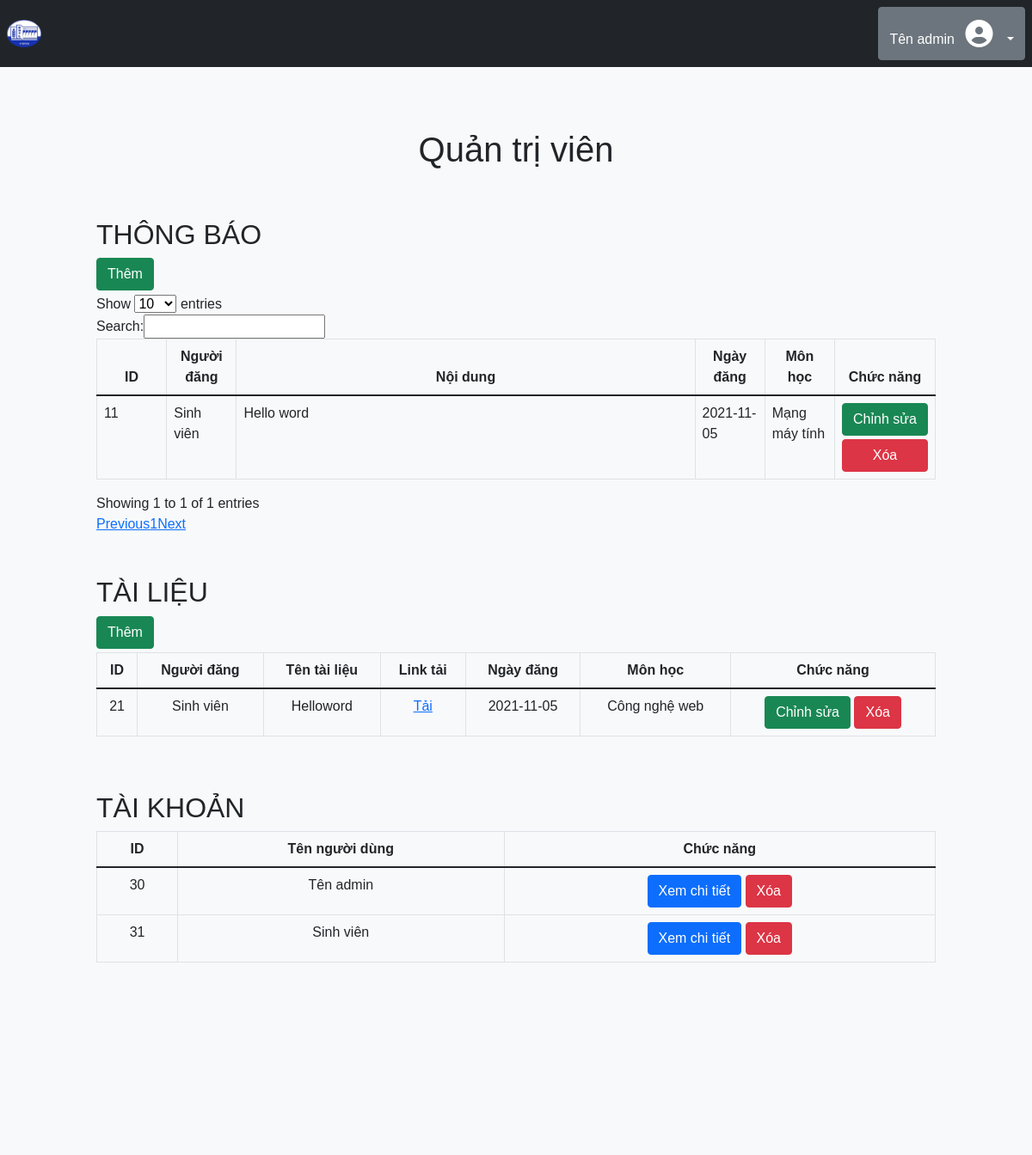
/ (signed in, upper part), run on an earlier commit of the app's database.
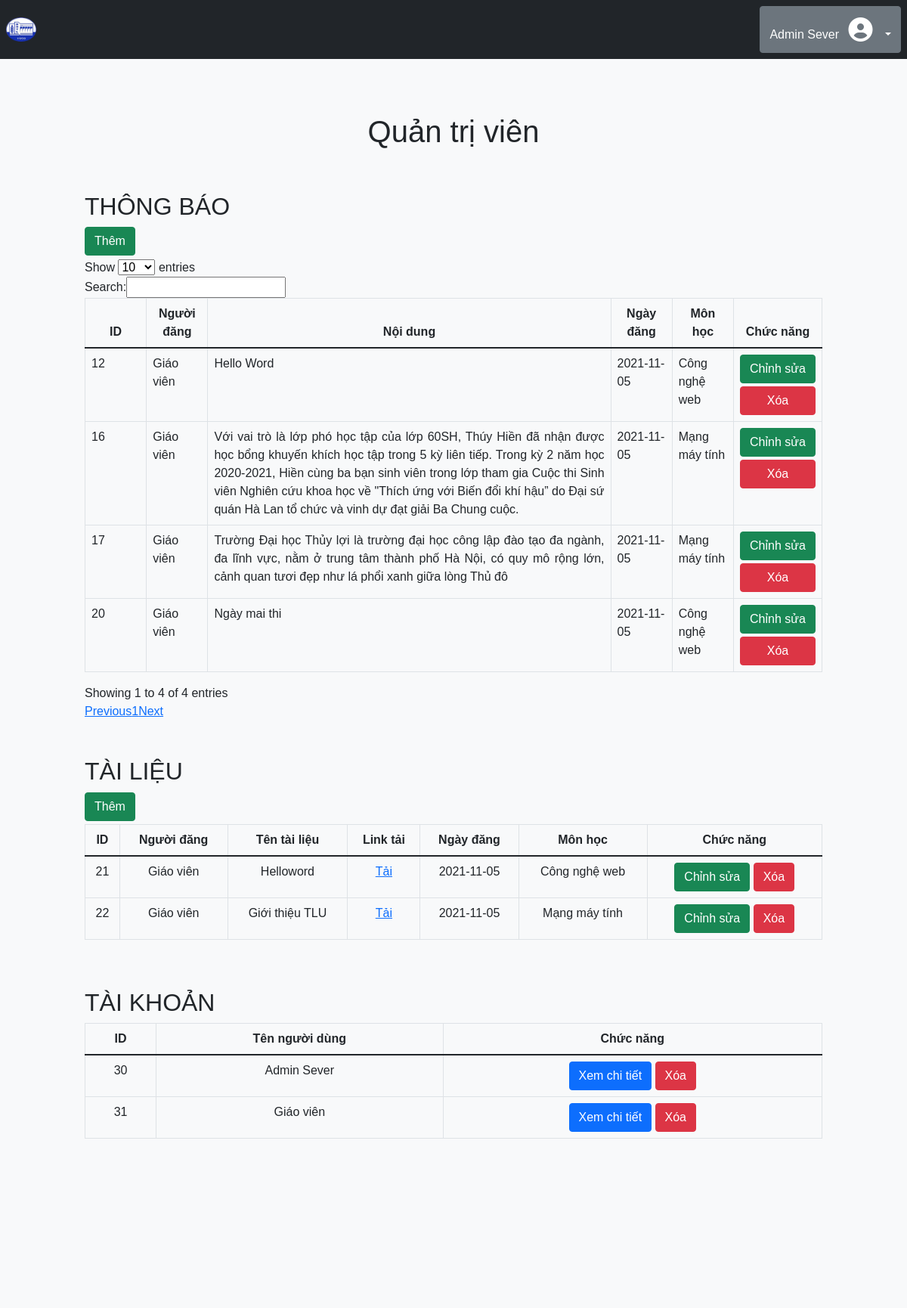
And on a later commit of the database.
### tables this page shows
CREATE TABLE `db_note` (
  `note_id` int(10) UNSIGNED NOT NULL,
  `note_mes` text DEFAULT NULL,
  `teach_learn_id` int(10) UNSIGNED NOT NULL,
  `node_date` date NOT NULL DEFAULT current_timestamp()
);

CREATE TABLE `db_doc` (
  `doc_ID` int(10) UNSIGNED NOT NULL,
  `doc_name` varchar(100) NOT NULL,
  `doc_link` varchar(1000) NOT NULL,
  `date_sub` date NOT NULL DEFAULT current_timestamp(),
  `teach_learn_id` int(10) UNSIGNED NOT NULL
);

CREATE TABLE `db_user_inf` (
  `ID` int(10) UNSIGNED NOT NULL,
  `User_FullName` varchar(200) NOT NULL,
  `User_Position` varchar(100) NOT NULL,
  `User_Phone` varchar(100) NOT NULL,
  `office_id` int(10) UNSIGNED DEFAULT NULL
);

CREATE TABLE `db_users` (
  `user_id` int(10) UNSIGNED NOT NULL,
  `user_name` varchar(50) NOT NULL,
  `user_email` varchar(100) NOT NULL,
  `user_pass` varchar(100) NOT NULL,
  `user_regis_date` datetime DEFAULT current_timestamp(),
  `user_status` tinyint(1) DEFAULT 0,
  `user_level` int(1) DEFAULT 0,
  `user_code` varchar(1000) NOT NULL
);

### admin/index.php (the view, shortened to what this page needs)
<?php include './reuse/config.php' ?>
<div class="row d-flex justify-content-center mt-sm-5 p-0 m-0">
    <h1 class="text-center">Quản trị viên</h1>
</div>
<div class="row d-flex justify-content-center mt-sm-5 p-0 m-0">
    <div class="col-10">
        <div class="row">
            <div class="col-md-12">
                <h2>THÔNG BÁO</h2>
                <button type="button" class="btn btn-success mb-1" data-bs-toggle="modal" data-bs-target="#addNote">
                    Thêm
                </button>
                <table class="table table-bordered text-center" id="tb_note">
                    <thead>
                        <tr>
                            <th>
                                ID
                            </th>
                            <th>
                                Người đăng
                            </th>
                            <th>
                                Nội dung
                            </th>
                            <th>
                                Ngày đăng
                            </th>
                            <th>
                                Môn học
                            </th>
                            <th>
                                Chức năng
                            </th>
                        </tr>
                    </thead>
                    <tbody style="text-align: justify;">
                        <?php
                        $sql = "SELECT note_id, note_mes, User_FullName, sub_name, node_date FROM db_note, db_user_inf, db_teach_learn, db_subjects WHERE db_note.teach_learn_id = db_teach_learn.teach_learn_id AND db_user_inf.ID = db_teach_learn.user_id_inf AND db_subjects.sub_id = db_teach_learn.sub_id GROUP BY db_note.note_id;";
                        $result = mysqli_query($conn, $sql);
                        if (mysqli_num_rows($result) > 0) {
                            while ($row = mysqli_fetch_assoc($result)) { ?>
                        <tr>
                            <td class="col-1"><?php echo $row['note_id'] ?></td>
                            <td class="col-1"><?php echo $row['User_FullName'] ?></td>
                            <td class="col"><?php echo $row['note_mes'] ?></td>
                            <td class="col-1"><?php echo $row['node_date'] ?></td>
                            <td class="col-1"><?php echo $row['sub_name'] ?></td>
                            <td class="col-1">
                                <form>
                                    <button type="button" class="btn btn-success mb-1 passingID-edit-note"
                                        style="width: 100px;" data-bs-toggle="modal" data-bs-target="#editNote"
                                        data-value1='<?php echo $row['note_id'] ?>'
                                        data-value2='<?php echo $row['note_mes'] ?>'>
                                        Chỉnh sửa
                                    </button>
                                    <button type="button" class="btn btn-danger passingID-delete-note"
                                        style="width: 100px;" data-bs-toggle="modal" data-bs-target="#delNote"
                                        data-value1='<?php echo $row['note_id'] ?>'>
                                        Xóa
                                    </button>
                                </form>
                            </td>
                        </tr>
                        <?php
                            }
                        }
                        ?>
                    </tbody>
                </table>
            </div>
        </div>
    </div>
</div>
<div class="row d-flex justify-content-center mt-sm-5 p-0 m-0">
    <div class="col-10">
        <div class="row">
            <div class="col-md-12">
                <h2>TÀI LIỆU</h2>
                <button type="button" class="btn btn-success mb-1" data-bs-toggle="modal" data-bs-target="#addDoc">
                    Thêm
                </button>
                <table class="table table-bordered text-center">
                    <thead>
                        <tr>
                            <th>
                                ID
                            </th>
                            <th>
                                Người đăng
                            </th>
                            <th>
                                Tên tài liệu
                            </th>
                            <th>
                                Link tải
                            </th>
                            <th>
                                Ngày đăng
                            </th>
                            <th>
                                Môn học
                            </th>
                            <th>
                                Chức năng
                            </th>
                        </tr>
                    </thead>
                    <tbody>
                        <?php
                        $sql = "SELECT doc_ID, doc_name, doc_link, date_sub, User_FullName, sub_name FROM db_doc, db_user_inf, db_teach_learn, db_subjects WHERE db_doc.teach_learn_id = db_teach_learn.teach_learn_id AND db_user_inf.ID = db_teach_learn.user_id_inf AND db_subjects.sub_id = db_teach_learn.sub_id GROUP BY db_doc.doc_ID";
                        $result = mysqli_query($conn, $sql);
                        if (mysqli_num_rows($result) > 0) {
                            while ($row = mysqli_fetch_assoc($result)) {
                        ?>
                        <tr>
                            <td><?php echo $row['doc_ID'] ?></td>
                            <td><?php echo $row['User_FullName'] ?></td>
                            <td><?php echo $row['doc_name'] ?></td>
                            <td><?php echo '<a href=' . $row['doc_link'] . '>Tải</a>' ?></td>
                            <td><?php echo $row['date_sub'] ?></td>
                            <td><?php echo $row['sub_name'] ?></td>
                            <td>
                                <button type="button" class="btn btn-success passingID-edit-doc" data-bs-toggle="modal"
                                    data-bs-target="#editDoc" data-value1='<?php echo $row['doc_ID'] ?>'
                                    data-value2='<?php echo $row['doc_name'] ?>'
                                    data-value3='<?php echo $row['doc_link'] ?>'>
                                    Chỉnh sửa
                                </button>
                                <button type="button" class="btn btn-danger passingID-delete-doc" data-bs-toggle="modal"
                                    data-bs-target="#delDoc" data-value1="<?php echo $row['doc_ID'] ?>">
                                    Xóa
                                </button>
                            </td>
                        </tr>
                        <?php
                            }
                        }
                        ?>
                    </tbody>
                </table>
            </div>
        </div>
    </div>
</div>
<div class="row d-flex justify-content-center mt-sm-5 p-0 m-0 vh-100">
    <div class="col-10">
        <div class="row">
            <div class="col-md-12">
                <h2>TÀI KHOẢN</h2>
                <table class="table table-bordered text-center">
                    <thead>
                        <tr>
                            <th>
                                ID
                            </th>
                            <th>
                                Tên người dùng
                            </th>
                            <th>
                                Chức năng
                            </th>
                        </tr>
                    </thead>
                    <tbody>
                        <?php
                        $sql = "SELECT user_id, user_name, User_FullName, User_Position, user_email, User_Phone, office_name, sub_id FROM db_user_inf, db_users, db_offices, db_subjects WHERE db_users.user_id = db_user_inf.ID AND db_user_inf.office_id = db_offices.office_id GROUP BY db_users.user_id;";
                        $result = mysqli_query($conn, $sql);
                        if (mysqli_num_rows($result) > 0) {
                            while ($row = mysqli_fetch_assoc($result)) {
                        ?>
                        <tr>
                            <td><?php echo $row['user_id'] ?></td>
                            <td><?php echo $row['User_FullName'] ?></td>
                            <td>
                                <form>
                                    <button type="button" class="btn btn-primary passingDataInfo" data-bs-toggle="modal"
                                        data-bs-target="#UserInfoModal" data-value1="<?php echo $row['user_name'] ?>"
                                        data-value2="<?php echo $row['user_email'] ?>"
                                        data-value3="<?php echo $row['User_Phone'] ?>"
                                        data-value4="<?php echo $row['User_Position'] ?>"
                                        data-value5="<?php echo $row['office_name'] ?>">
                                        Xem chi tiết
                                    </button>
                                    <button type="button" class="btn btn-danger passingID-deleteAcc"
                                        data-bs-toggle="modal" data-bs-target="#delAcc"
                                        data-value1="<?php echo $row['user_id'] ?>">
                                        Xóa
                                    </button>
                                </form>
                            </td>
                        </tr>
                        <?php
                            }
                        }
                        ?>
                    </tbody>
                </table>
            </div>
        </div>
    </div>
</div>

### reuse/header.php (shortened to what this page needs)
<!DOCTYPE html>
<html lang="en">
<head>
    <link href="https://cdn.jsdelivr.net/npm/bootstrap@5.1.3/dist/css/bootstrap.min.css" rel="stylesheet"
>
    <link rel="stylesheet" href="http://localhost/BTL_CNW/assets/css/bootstrap.min.css">
    <link rel="stylesheet" href="http://localhost/BTL_CNW/assets/style.css">
</head>
<body class="position-relative min-vh-100 bg-light">

### index.php (shortened to what this page needs)
<?php include 'reuse/header.php' ?>
<div class="container-fluid px-0">
    <?php
    include './reuse/header_body.php';
    ?>
    <?php
    if (empty($_SESSION['current_user'])) {
    ?>
    <img src="./assets/img/img_index.jfif" alt="" class="w-100 vh-100">
    <?php
    } else {
    ?>
    <Section>
        <div class="row p-0 m-0 mt-4">
            <?php
                if ($currentUser['user_level'] == 0) {
                    include './admin/index.php';
                ?>
            <?php
                }
                ?>
        </div>
    </Section>
    <?php } ?>
</div>
<?php include 'reuse/footer.php' ?>

### reuse/header_body.php (shortened to what this page needs)
<header class="bg-dark text-white p-2">
    <div class="container-fluid p-0 m-0">
        <div class="d-flex flex-wrap align-items-center justify-content-between">
            <a href="http://localhost/BTL_CNW/" class="d-flex align-items-center mb-md-0 text-start">
                <img src="http://localhost/BTL_CNW/assets/img/logo.png" alt="" width="40" height="32"
                    class="d-inline-block align-text-top p-0 m-0 me-2">
            </a>
            <?php
            if (empty($_SESSION['current_user'])) {
            ?>
            <div class="text-end">
                <a href="http://localhost/BTL_CNW/login/index.php" class="btn btn-outline-light me-2">Đăng nhập</a>
                <a href="http://localhost/BTL_CNW/signup/index.php" class="btn btn-warning me-2">Đăng ký</a>
            </div>
            <?php
            } else {
                $currentUser = $_SESSION['current_user'];
            ?>
            <div class="text-end">
                <div class="dropdown">
                    <button class="btn btn-secondary dropdown-toggle" type="button" id="dropdownMenuButton1"
                        data-bs-toggle="dropdown" aria-expanded="false">
                        <?php
                            echo $currentUser['User_FullName'];
                            ?>
                        <i class="fa fa-user-circle fa-w-16 fa-2x p-2" aria-hidden="true"></i>
                    </button>
                </div>
            </div>
            <?php
            }
            ?>
        </div>
    </div>
</header>

### reuse/footer.php (shortened to what this page needs)
<link href="https://cdn.jsdelivr.net/npm/bootstrap@5.1.3/dist/css/bootstrap.min.css" rel="stylesheet"
>
</body>
</html>

### assets/style.css (style rules this page uses)
*, html { margin: 0; padding: 0; list-style-type: none; font-family: Arial, Helvetica, sans-serif; }

What changed in the data, as far as the page shows it:
removed db_note: note_id "11", User_FullName "Sinh viên", note_mes "Hello word", node_date "2021-11-05", sub_name "Mạng máy tính"
added db_note: note_id "12", User_FullName "Giáo viên", note_mes "Hello Word", node_date "2021-11-05", sub_name "Công nghệ web"
added db_note: note_id "16", User_FullName "Giáo viên", note_mes "Với vai trò là lớp phó học tập của lớp 60SH, Thúy Hiền đã nhận được học bổng khuyến khích học tập trong 5 kỳ liên tiếp. Trong kỳ 2 năm học 2020-2021, Hiền cùng ba bạn sinh viên trong lớp tham gia Cuộc thi Sinh viên Nghiên cứu khoa học về \"Thích ứng với Biến đổi khí hậu” do Đại sứ quán Hà Lan tổ chức và vinh dự đạt giải Ba Chung cuộc.", node_date "2021-11-05", sub_name "Mạng máy tính"
added db_note: note_id "17", User_FullName "Giáo viên", note_mes "Trường Đại học Thủy lợi là trường đại học công lập đào tạo đa ngành, đa lĩnh vực, nằm ở trung tâm thành phố Hà Nội, có quy mô rộng lớn, cảnh quan tươi đẹp như lá phổi xanh giữa lòng Thủ đô", node_date "2021-11-05", sub_name "Mạng máy tính"
added db_note: note_id "20", User_FullName "Giáo viên", note_mes "Ngày mai thi", node_date "2021-11-05", sub_name "Công nghệ web"
computed for db_doc "Helloword": User_FullName "Sinh viên" → "Giáo viên"
added db_doc: doc_ID "22", User_FullName "Giáo viên", doc_name "Giới thiệu TLU", date_sub "2021-11-05", sub_name "Mạng máy tính"
changed db_user_inf id 30: User_FullName "Tên admin" → "Admin Sever"
changed db_user_inf id 31: User_FullName "Sinh viên" → "Giáo viên"
Also different on the page:
$currentUser['User_FullName']: "Tên admin" → "Admin Sever"
text written by a page script: "Show entries Search: Showing 1 to 1 of 1 entries Previous 1 Next" → "Show entries Search: Showing 1 to 4 of 4 entries Previous 1 Next"
